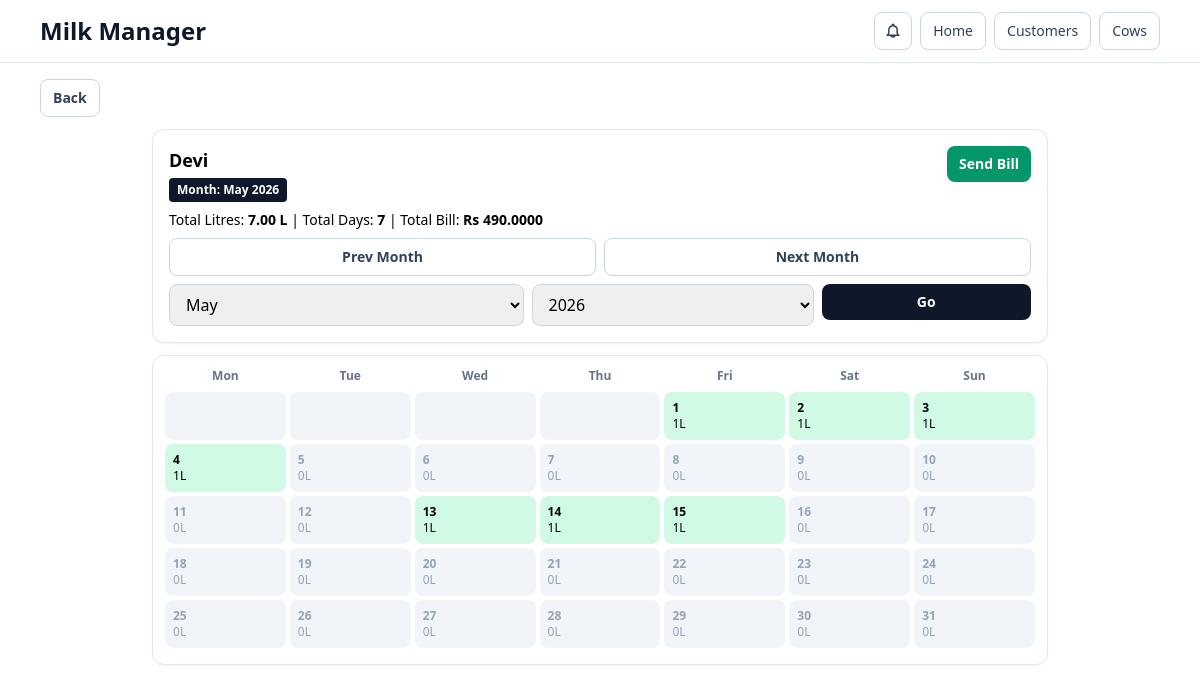
Screenshot of /customers/8/review/?month=5&year=2026 with the database file from the repository.
### dairy/models.py (models this page shows, shortened)
class Customer(models.Model):
    name = models.CharField(max_length=120)
    whatsapp_number = models.CharField(max_length=20)
    morning_litre = models.DecimalField(max_digits=6, decimal_places=2, default=Decimal('0.00'))
    evening_litre = models.DecimalField(max_digits=6, decimal_places=2, default=Decimal('0.00'))
    address = models.TextField(blank=True)
    class Meta:
        ordering = ['name']

class MonthlyBill(models.Model):
    customer = models.ForeignKey(Customer, on_delete=models.CASCADE, related_name='monthly_bills')
    month = models.PositiveSmallIntegerField()
    year = models.PositiveSmallIntegerField()
    total_litre = models.DecimalField(max_digits=10, decimal_places=2, default=Decimal('0.00'))
    total_days = models.PositiveIntegerField(default=0)
    total_amount = models.DecimalField(max_digits=12, decimal_places=2, default=Decimal('0.00'))
    is_paid = models.BooleanField(default=False)
    class Meta:
        unique_together = ('customer', 'month', 'year')
        ordering = ['-year', '-month', 'customer__name']
    @classmethod
    def build_for_customer(cls, customer, month, year):
        entries = DailyEntry.objects.filter(customer=customer, date__month=month, date__year=year)
        total_litre = Decimal('0.00')
        total_days = 0
        for entry in entries:
            litre = entry.delivered_litre
            if litre > 0:
                total_days += 1
            total_litre += litre
        rate = BusinessSetting.get_solo().milk_rate_per_litre
        total_amount = total_litre * rate
        bill, _ = cls.objects.get_or_create(customer=customer, month=month, year=year)
        bill.total_litre = total_litre
        bill.total_days = total_days
        bill.total_amount = total_amount
        bill.save()
        return bill

class DailyEntry(models.Model):
    STATUS_DELIVERED = 'delivered'
    STATUS_NO_MILK = 'no_milk'
    STATUS_CHOICES = [
        (STATUS_DELIVERED, 'Delivered'),
        (STATUS_NO_MILK, 'No Milk'),
    ]
    customer = models.ForeignKey(Customer, on_delete=models.CASCADE, related_name='daily_entries')
    date = models.DateField(default=date.today)
    morning_litre = models.DecimalField(max_digits=6, decimal_places=2, default=Decimal('0.00'))
    evening_litre = models.DecimalField(max_digits=6, decimal_places=2, default=Decimal('0.00'))
    morning_status = models.CharField(max_length=20, choices=STATUS_CHOICES, default=STATUS_DELIVERED)
    evening_status = models.CharField(max_length=20, choices=STATUS_CHOICES, default=STATUS_DELIVERED)
    class Meta:
        unique_together = ('customer', 'date')
        ordering = ['-date', 'customer__name']
    @property
    def delivered_litre(self):
        total = Decimal('0.00')
        if self.morning_status == self.STATUS_DELIVERED:
            total += self.morning_litre
        if self.evening_status == self.STATUS_DELIVERED:
            total += self.evening_litre
        return total

### dairy/views.py (the view, shortened to what this page needs)
# urls.py: path('customers/<int:customer_id>/review/', views.monthly_review, name='monthly_review'),
def monthly_review(request, customer_id):
    customer = get_object_or_404(Customer, pk=customer_id)
    today = date.today()
    month = _safe_int(request.GET.get('month'), today.month)
    year = _safe_int(request.GET.get('year'), today.year)
    month = min(12, max(1, month))
    start, end = month_bounds(year, month)
    entries_qs = DailyEntry.objects.filter(customer=customer, date__range=(start, end))
    entry_map = {entry.date: entry for entry in entries_qs}
    cal = calendar.Calendar(firstweekday=0)
    weeks = []
    for week in cal.monthdatescalendar(year, month):
        week_cells = []
        for day in week:
            entry = entry_map.get(day)
            is_current_month = day.month == month
            is_future = day > today
            total_litre = Decimal('0.00')
            if entry:
                total_litre = entry.delivered_litre
            if not is_current_month or is_future:
                cell_class = 'cell-muted'
            elif entry and total_litre > 0:
                cell_class = 'cell-delivered'
            elif entry:
                cell_class = 'cell-no-milk'
            else:
                cell_class = 'cell-muted'
            week_cells.append(
                {
                    'day': day,
                    'show_day': is_current_month,
                    'is_current_month': is_current_month,
                    'can_edit': is_current_month and not is_future,
                    'entry': entry,
                    'total_litre': total_litre,
                    'cell_class': cell_class,
                }
            )
        weeks.append(week_cells)
    bill = MonthlyBill.build_for_customer(customer, month, year)
    entry_payload = {}
    for entry in entries_qs:
        amount = compute_entry_amount(entry)
        entry_payload[entry.date.isoformat()] = {
            'morning_litre': str(entry.morning_litre),
            'morning_status': entry.morning_status,
            'evening_litre': str(entry.evening_litre),
            'evening_status': entry.evening_status,
            'amount': str(amount),
            'total_litre': str(entry.delivered_litre),
        }
    prev_month = month - 1
    prev_year = year
    if prev_month == 0:
        prev_month = 12
        prev_year -= 1
    next_month = month + 1
    next_year = year
    if next_month == 13:
        next_month = 1
        next_year += 1
    month_form = MonthYearForm(initial={'month': month, 'year': year}, current_year=today.year)
    month_label = f'{month_name(month)} {year}'
    send_bill_link = whatsapp_link(
        customer.whatsapp_number,
        build_bill_text(customer.name, month_label, bill.total_litre, bill.total_days, bill.total_amount),
    )
    return render(
        request,
        'dairy/monthly_review.html',
        {
            'customer': customer,
            'month': month,
            'year': year,
            'month_label': month_label,
            'weeks': weeks,
            'bill': bill,
            'entry_payload': entry_payload,
            'prev_url': reverse('monthly_review', kwargs={'customer_id': customer.id})
            + f'?month={prev_month}&year={prev_year}',
            'next_url': reverse('monthly_review', kwargs={'customer_id': customer.id})
            + f'?month={next_month}&year={next_year}',
            'month_form': month_form,
            'send_bill_link': send_bill_link,
        },
    )

### dairy/forms.py
class MonthYearForm(forms.Form):
    month = forms.TypedChoiceField(coerce=int)
    year = forms.TypedChoiceField(coerce=int)
    def __init__(self, *args, **kwargs):
        current_year = kwargs.pop('current_year', date.today().year)
        super().__init__(*args, **kwargs)
        self.fields['month'].choices = [(m, date(2000, m, 1).strftime('%B')) for m in range(1, 13)]
        self.fields['year'].choices = [(y, y) for y in range(current_year - 4, current_year + 3)]
        apply_tailwind_classes(self)

### dairy/forms.py (called while the page is built)
def apply_tailwind_classes(form):
    for field in form.fields.values():
        widget = field.widget
        css = 'w-full rounded-lg border border-slate-300 px-3 py-2'
        if isinstance(widget, forms.CheckboxInput):
            widget.attrs.update({'class': 'h-4 w-4 rounded border-slate-300'})
        elif isinstance(widget, forms.SelectMultiple):
            widget.attrs.update({'class': css, 'size': widget.attrs.get('size', 5)})
        else:
            existing = widget.attrs.get('class', '')
            widget.attrs['class'] = f'{existing} {css}'.strip()

### dairy/models.py (called while the page is built)
    @classmethod
    def get_solo(cls):
        setting, _ = cls.objects.get_or_create(pk=1)
        return setting

### dairy/utils.py (called while the page is built)
def whatsapp_link(raw_number, message):
    digits = ''.join(ch for ch in raw_number if ch.isdigit())
    return f'https://wa.me/{digits}?text={quote(message)}'

def month_name(month):
    return calendar.month_name[month]

def build_bill_text(customer_name, month_year, total_litre, total_days, total_amount):
    return (
        f'Hello {customer_name},\n\n'
        f'Your milk bill for {month_year}:\n\n'
        f'Total Litres: {total_litre} L\n'
        f'Total Days: {total_days}\n'
        f'Total Amount: Rs {total_amount}\n\n'
        'Thank you'
    )

def compute_entry_amount(entry):
    rate = BusinessSetting.get_solo().milk_rate_per_litre
    return entry.delivered_litre * rate

def month_bounds(year, month):
    start = date(year, month, 1)
    end_day = calendar.monthrange(year, month)[1]
    end = date(year, month, end_day)
    return start, end

### dairy/views.py (called while the page is built)
def _safe_int(value, default):
    try:
        return int(value)
    except (TypeError, ValueError):
        return default

### dairy/templates/dairy/monthly_review.html (shortened to what this page needs)
{% extends 'base.html' %}
{% block content %}
<div class="mx-auto max-w-4xl" id="swipe-area" data-prev-url="{{ prev_url }}" data-next-url="{{ next_url }}">
  <div class="sticky top-16 z-20 rounded-xl border border-slate-200 bg-white p-4 shadow-sm">
    <div class="flex items-start justify-between">
      <div><h2 class="text-lg font-bold">{{ customer.name }}</h2><span class="mt-1 inline-block rounded bg-slate-900 px-2 py-1 text-xs font-semibold text-white">Month: {{ month_label }}</span></div>
      <a href="{{ send_bill_link }}" target="_blank" class="rounded-lg bg-emerald-600 px-3 py-2 text-sm font-semibold text-white">Send Bill</a>
    </div>
    <div class="mt-2 text-sm">Total Litres: <strong>{{ bill.total_litre }} L</strong> | Total Days: <strong>{{ bill.total_days }}</strong> | Total Bill: <strong>Rs {{ bill.total_amount }}</strong></div>
    <div class="mt-2 grid grid-cols-2 gap-2"><a class="rounded-lg border border-slate-300 px-3 py-2 text-center text-sm font-semibold text-slate-700" href="{{ prev_url }}">Prev Month</a><a class="rounded-lg border border-slate-300 px-3 py-2 text-center text-sm font-semibold text-slate-700" href="{{ next_url }}">Next Month</a></div>
    <form method="get" class="mt-2 grid grid-cols-12 gap-2"><div class="col-span-5">{{ month_form.month }}</div><div class="col-span-4">{{ month_form.year }}</div><div class="col-span-3"><button class="w-full rounded-lg bg-slate-900 px-3 py-2 text-sm font-semibold text-white">Go</button></div></form>
  </div>
  <div class="mt-3 rounded-xl border border-slate-200 bg-white p-3 shadow-sm">
    <div class="mb-2 grid grid-cols-7 gap-1 text-center text-xs font-semibold text-slate-500"><div>Mon</div><div>Tue</div><div>Wed</div><div>Thu</div><div>Fri</div><div>Sat</div><div>Sun</div></div>
    {% for week in weeks %}
      <div class="mb-1 grid grid-cols-7 gap-1">
        {% for cell in week %}
          <button type="button" class="day-cell rounded-lg p-2 text-left text-xs {% if cell.cell_class == 'cell-delivered' %}bg-emerald-100{% elif cell.cell_class == 'cell-no-milk' %}bg-rose-100{% else %}bg-slate-100 text-slate-400{% endif %}" {% if cell.show_day %}data-date="{{ cell.day|date:'Y-m-d' }}"{% endif %} data-default-morning="{{ customer.morning_litre }}" data-default-evening="{{ customer.evening_litre }}" {% if not cell.can_edit %}disabled{% endif %}>
            {% if cell.show_day %}<div class="font-semibold">{{ cell.day.day }}</div><div>{{ cell.total_litre|floatformat:-2 }}L</div>{% else %}&nbsp;{% endif %}
          </button>
        {% endfor %}
      </div>
    {% endfor %}
  </div>
</div>
{% endblock %}

### rows the page displays
Customer: name "Devi"
MonthlyBill: total_litre "7.00", total_days "7", total_amount "490.0000"
DailyEntry: day.day "1", total_litre "1"
DailyEntry: day.day "2", total_litre "1"
DailyEntry: day.day "3", total_litre "1"
DailyEntry: day.day "4", total_litre "1"
DailyEntry: day.day "13", total_litre "1"
DailyEntry: day.day "14", total_litre "1"
DailyEntry: day.day "15", total_litre "1"

### other values shown
{{ month_label }} "May 2026"
{{ cell.day.day }} "5" "6" "7" "8" "9" "10" "11" "12" "16" "17" "18" "19" "20" "21" "22" "23" "24" "25" "26" "27" "28" "29" "30" "31"
{{ cell.total_litre|floatformat:-2 }} "0" "0" "0" "0" "0" "0" "0" "0" "0" "0" "0" "0" "0" "0" "0" "0" "0" "0" "0" "0" "0" "0" "0" "0"
